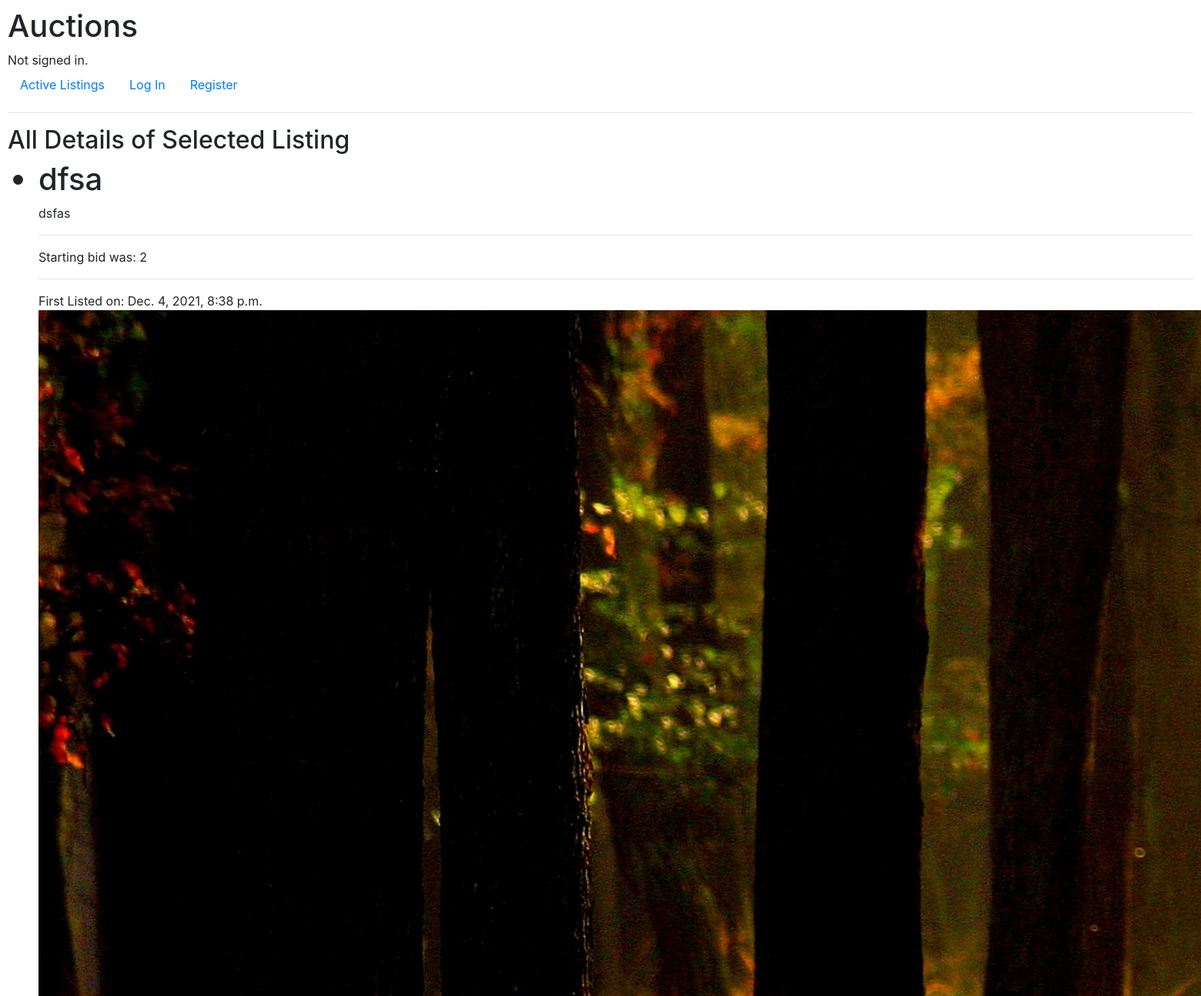
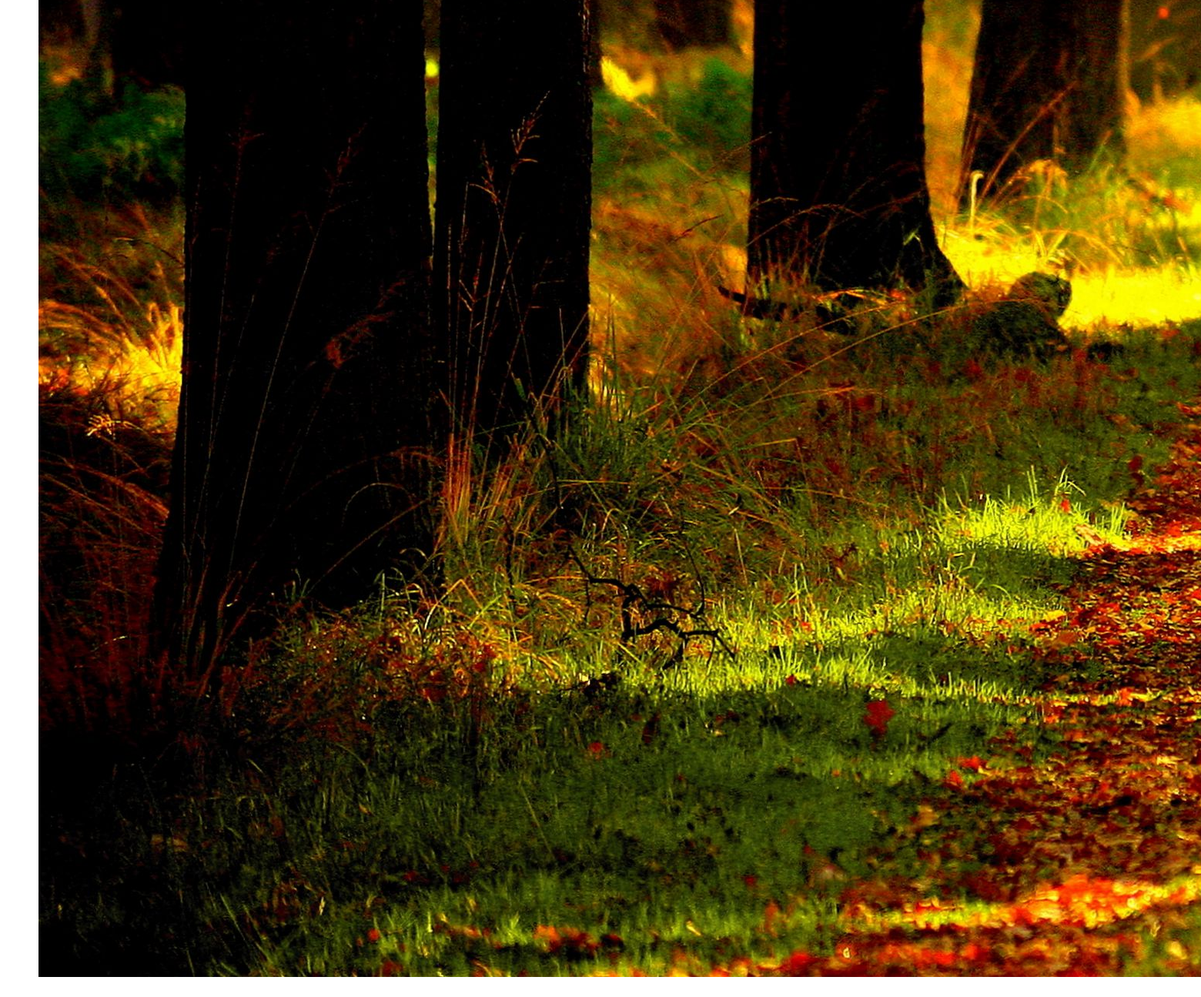
Page /auction/1 on the committed database (2 pictures, top to bottom).
### auctions/models.py (models this page shows, shortened)
class Auction_Listings(models.Model):
    title = models.CharField(max_length=200)
    description = models.CharField(max_length=20000)
    starting_bid = models.PositiveIntegerField()
    image_file = models.ImageField(upload_to='images', blank=True)
    image_url = models.URLField(max_length=200, blank=True)
    quantity = models.PositiveIntegerField(null=True, blank=True)
    CATEGORIES = (
        ('LAP', 'Laptop'),
        ('CON', 'Console'),
        ('GAD', 'Gadget'),
        ('GAM', 'Game'),
        ('TEL', 'TV')
       )
    category = models.CharField(
        max_length=45,
        choices=CATEGORIES
    )
    date_posted = models.DateTimeField(auto_now_add=True, blank=True)

### auctions/views.py (the view)
# urls.py: path("auction/<int:id>", views.detail_listing, name="detail"),
def detail_listing(request, id):
    listing = Auction_Listings.objects.get(id=id)
    return render(request, "auctions/listing.html", {
                                                   "listing":listing
                                                   })

### auctions/templates/auctions/listing.html (shortened to what this page needs)
{% extends "auctions/layout.html" %}
{% block body %}
    <h2>All Details of Selected Listing</h2>
    <ul>
    <h1> <li>{{ listing.title }}</li></h1>
    <p> {{ listing.description }} </p>
    <h2> {{ listing.startin_bid }} </h3>
    <hr>
    Starting bid was: {{ listing.starting_bid }}
    <hr>
    First Listed on: {{ listing.date_posted }}
    {% if listing.image_file %}
    <img src="/media/{{ listing.image_file }}">
    {% endif %}
{% endblock %}

### auctions/static/auctions/styles.css (style rules this page uses)
body { padding: 10px; }

### rows in the picture
Auction_Listings: title "dfsa", description "dsfas", starting_bid "2", date_posted "Dec. 4, 2021, 8:38 p.m.", image_file (picture)
